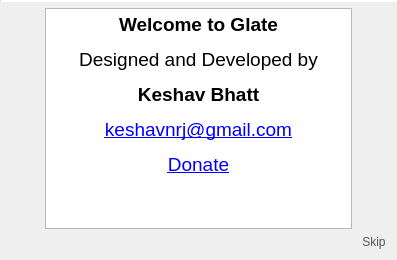
<?xml version="1.0" encoding="UTF-8"?>
<ui version="4.0">
 <class>Slider</class>
 <widget class="QWidget" name="Slider">
  <property name="geometry">
   <rect>
    <x>0</x>
    <y>0</y>
    <width>397</width>
    <height>260</height>
   </rect>
  </property>
  <property name="windowTitle">
   <string>Form</string>
  </property>
  <layout class="QVBoxLayout" name="verticalLayout_4">
   <property name="leftMargin">
    <number>0</number>
   </property>
   <property name="topMargin">
    <number>0</number>
   </property>
   <property name="rightMargin">
    <number>0</number>
   </property>
   <item>
    <widget class="QProgressBar" name="progressBar">
     <property name="maximumSize">
      <size>
       <width>16777215</width>
       <height>2</height>
      </size>
     </property>
     <property name="styleSheet">
      <string notr="true">border:none;</string>
     </property>
     <property name="value">
      <number>0</number>
     </property>
     <property name="format">
      <string/>
     </property>
    </widget>
   </item>
   <item>
    <layout class="QHBoxLayout" name="horizontalLayout_3">
     <property name="leftMargin">
      <number>7</number>
     </property>
     <property name="rightMargin">
      <number>7</number>
     </property>
     <item>
      <layout class="QVBoxLayout" name="verticalLayout">
       <property name="rightMargin">
        <number>0</number>
       </property>
       <item>
        <spacer name="verticalSpacer_3">
         <property name="orientation">
          <enum>Qt::Vertical</enum>
         </property>
         <property name="sizeHint" stdset="0">
          <size>
           <width>20</width>
           <height>40</height>
          </size>
         </property>
        </spacer>
       </item>
       <item>
        <widget class="QPushButton" name="prev">
         <property name="toolTip">
          <string>Previous slide</string>
         </property>
         <property name="styleSheet">
          <string notr="true">background:transparent;
border:none;</string>
         </property>
         <property name="text">
          <string/>
         </property>
         <property name="icon">
          <iconset resource="icons.qrc">
           <normaloff>:/icons/arrow-left-circle-line.png</normaloff>:/icons/arrow-left-circle-line.png</iconset>
         </property>
         <property name="iconSize">
          <size>
           <width>32</width>
           <height>32</height>
          </size>
         </property>
         <property name="shortcut">
          <string>Left</string>
         </property>
        </widget>
       </item>
       <item>
        <spacer name="verticalSpacer">
         <property name="orientation">
          <enum>Qt::Vertical</enum>
         </property>
         <property name="sizeHint" stdset="0">
          <size>
           <width>20</width>
           <height>40</height>
          </size>
         </property>
        </spacer>
       </item>
       <item>
        <widget class="QPushButton" name="stop">
         <property name="toolTip">
          <string>Stop SlideShow</string>
         </property>
         <property name="styleSheet">
          <string notr="true">background:transparent;
border:none;</string>
         </property>
         <property name="text">
          <string/>
         </property>
         <property name="icon">
          <iconset resource="icons.qrc">
           <normaloff>:/icons/stop-line.png</normaloff>:/icons/stop-line.png</iconset>
         </property>
         <property name="iconSize">
          <size>
           <width>24</width>
           <height>24</height>
          </size>
         </property>
        </widget>
       </item>
      </layout>
     </item>
     <item>
      <layout class="QVBoxLayout" name="verticalLayout_2">
       <property name="topMargin">
        <number>0</number>
       </property>
       <property name="bottomMargin">
        <number>0</number>
       </property>
       <item>
        <layout class="QHBoxLayout" name="view">
         <property name="rightMargin">
          <number>0</number>
         </property>
         <item>
          <widget class="QTextBrowser" name="textBrowser">
           <property name="html">
            <string>&lt;!DOCTYPE HTML PUBLIC &quot;-//W3C//DTD HTML 4.0//EN&quot; &quot;http://www.w3.org/TR/REC-html40/strict.dtd&quot;&gt;
&lt;html&gt;&lt;head&gt;&lt;meta name=&quot;qrichtext&quot; content=&quot;1&quot; /&gt;&lt;style type=&quot;text/css&quot;&gt;
p, li { white-space: pre-wrap; }
&lt;/style&gt;&lt;/head&gt;&lt;body style=&quot; font-family:'Ubuntu'; font-size:11pt; font-weight:400; font-style:normal;&quot;&gt;
&lt;p align=&quot;center&quot; style=&quot; margin-top:12px; margin-bottom:12px; margin-left:0px; margin-right:0px; -qt-block-indent:0; text-indent:0px;&quot;&gt;&lt;img src=&quot;:/icons/app/icon-64.png&quot; /&gt;&lt;/p&gt;
&lt;p align=&quot;center&quot; style=&quot; margin-top:12px; margin-bottom:12px; margin-left:0px; margin-right:0px; -qt-block-indent:0; text-indent:0px;&quot;&gt;&lt;span style=&quot; font-size:14pt; font-weight:600;&quot;&gt;Welcome to Glate&lt;/span&gt;&lt;/p&gt;
&lt;p align=&quot;center&quot; style=&quot; margin-top:12px; margin-bottom:12px; margin-left:0px; margin-right:0px; -qt-block-indent:0; text-indent:0px;&quot;&gt;&lt;span style=&quot; font-size:14pt;&quot;&gt;Designed and Developed by&lt;/span&gt;&lt;/p&gt;
&lt;p align=&quot;center&quot; style=&quot; margin-top:12px; margin-bottom:12px; margin-left:0px; margin-right:0px; -qt-block-indent:0; text-indent:0px;&quot;&gt;&lt;span style=&quot; font-size:14pt; font-weight:600;&quot;&gt;Keshav Bhatt&lt;/span&gt;&lt;/p&gt;
&lt;p align=&quot;center&quot; style=&quot; margin-top:12px; margin-bottom:12px; margin-left:0px; margin-right:0px; -qt-block-indent:0; text-indent:0px;&quot;&gt;&lt;a href=&quot;mailto:keshavnrj@gmail.com&quot;&gt;&lt;span style=&quot; font-size:14pt; text-decoration: underline;&quot;&gt;keshavnrj@gmail.com&lt;/span&gt;&lt;/a&gt;&lt;/p&gt;
&lt;p align=&quot;center&quot; style=&quot; margin-top:12px; margin-bottom:12px; margin-left:0px; margin-right:0px; -qt-block-indent:0; text-indent:0px;&quot;&gt;&lt;a href=&quot;https://paypal.me/keshavnrj/5&quot;&gt;&lt;span style=&quot; font-size:14pt; text-decoration: underline;&quot;&gt;Donate&lt;/span&gt;&lt;/a&gt;&lt;/p&gt;
&lt;h1 align=&quot;center&quot; style=&quot;-qt-paragraph-type:empty; margin-top:18px; margin-bottom:12px; margin-left:0px; margin-right:0px; -qt-block-indent:0; text-indent:0px; font-size:14pt; font-weight:600;&quot;&gt;&lt;br /&gt;&lt;/h1&gt;&lt;/body&gt;&lt;/html&gt;</string>
           </property>
          </widget>
         </item>
        </layout>
       </item>
       <item>
        <layout class="QHBoxLayout" name="horizontalLayout">
         <property name="leftMargin">
          <number>0</number>
         </property>
         <property name="rightMargin">
          <number>0</number>
         </property>
         <item>
          <spacer name="horizontalSpacer">
           <property name="orientation">
            <enum>Qt::Horizontal</enum>
           </property>
           <property name="sizeHint" stdset="0">
            <size>
             <width>40</width>
             <height>20</height>
            </size>
           </property>
          </spacer>
         </item>
         <item>
          <layout class="QHBoxLayout" name="navDots"/>
         </item>
         <item>
          <spacer name="horizontalSpacer_2">
           <property name="orientation">
            <enum>Qt::Horizontal</enum>
           </property>
           <property name="sizeHint" stdset="0">
            <size>
             <width>40</width>
             <height>20</height>
            </size>
           </property>
          </spacer>
         </item>
        </layout>
       </item>
      </layout>
     </item>
     <item>
      <layout class="QVBoxLayout" name="verticalLayout_3">
       <item>
        <spacer name="verticalSpacer_4">
         <property name="orientation">
          <enum>Qt::Vertical</enum>
         </property>
         <property name="sizeHint" stdset="0">
          <size>
           <width>20</width>
           <height>40</height>
          </size>
         </property>
        </spacer>
       </item>
       <item>
        <widget class="QPushButton" name="next">
         <property name="toolTip">
          <string>Next slide</string>
         </property>
         <property name="styleSheet">
          <string notr="true">background:transparent;
border:none;</string>
         </property>
         <property name="text">
          <string/>
         </property>
         <property name="icon">
          <iconset resource="icons.qrc">
           <normaloff>:/icons/arrow-right-circle-line.png</normaloff>:/icons/arrow-right-circle-line.png</iconset>
         </property>
         <property name="iconSize">
          <size>
           <width>32</width>
           <height>32</height>
          </size>
         </property>
         <property name="shortcut">
          <string>Right</string>
         </property>
        </widget>
       </item>
       <item>
        <spacer name="verticalSpacer_2">
         <property name="orientation">
          <enum>Qt::Vertical</enum>
         </property>
         <property name="sizeHint" stdset="0">
          <size>
           <width>20</width>
           <height>40</height>
          </size>
         </property>
        </spacer>
       </item>
       <item>
        <widget class="QPushButton" name="skip">
         <property name="toolTip">
          <string>Close Introduction</string>
         </property>
         <property name="styleSheet">
          <string notr="true">background:transparent;
color: rgb(85, 87, 83);
border:none;</string>
         </property>
         <property name="text">
          <string>Skip</string>
         </property>
         <property name="iconSize">
          <size>
           <width>24</width>
           <height>24</height>
          </size>
         </property>
        </widget>
       </item>
      </layout>
     </item>
    </layout>
   </item>
  </layout>
 </widget>
 <resources>
  <include location="icons.qrc"/>
 </resources>
 <connections/>
</ui>
